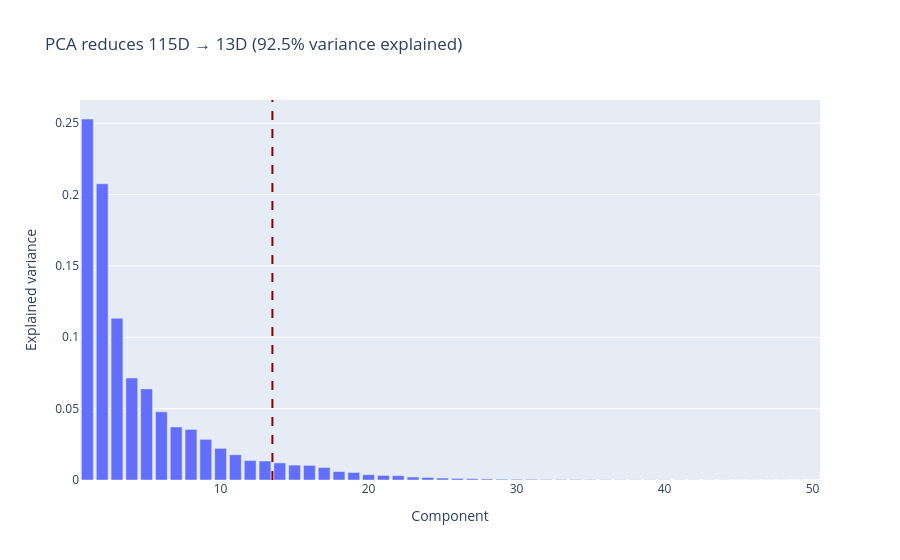

The notebook cell saved with this chart:
### Code cell
pca_plot_cut = kairo.plot_pca_variances(pca, cut_component=13)
pca_plot_cut.show()

### Figure 1 — Plotly figure (JSON) as saved in the notebook; plotly's stock layout.template omitted (floating-point values rounded to 4 significant figures)
{"data": [{"hovertemplate": "Component=%{x}<br>Explained variance=%{y}<extra></extra>", "legendgroup": "", "marker": {"color": "#636efa", "pattern": {"shape": ""}}, "name": "", "orientation": "v", "showlegend": false, "textposition": "auto", "type": "bar", "x": [1, 2, 3, 4, 5, 6, 7, 8, 9, 10, 11, 12, 13, 14, 15, 16, 17, 18, 19, 20, 21, 22, 23, 24, 25, 26, 27, 28, 29, 30, 31, 32, 33, 34, 35, 36, 37, 38, 39, 40, 41, 42, 43, 44, 45, 46, 47, 48, 49, 50], "xaxis": "x", "y": [0.2529, 0.2075, 0.1133, 0.0715, 0.06384, 0.04774, 0.03716, 0.03546, 0.02847, 0.02218, 0.0177, 0.01366, 0.0133, 0.01197, 0.01044, 0.01024, 0.008781, 0.005935, 0.005271, 0.00371, 0.003184, 0.003026, 0.002073, 0.001745, 0.001358, 0.001122, 0.0009133, 0.0007492, 0.0005503, 0.0005223, 0.0004903, 0.0003651, 0.0003384, 0.0003122, 0.0002514, 0.0002094, 0.0001737, 0.0001568, 0.0001474, 0.0001402, 0.0001156, 9.771e-05, 8.959e-05, 6.855e-05, 6.222e-05, 4.775e-05, 4.375e-05, 3.92e-05, 3.642e-05, 3.279e-05], "yaxis": "y"}], "layout": {"barmode": "relative", "legend": {"tracegroupgap": 0}, "shapes": [{"line": {"color": "darkred", "dash": "dash"}, "type": "line", "x0": 13.5, "x1": 13.5, "xref": "x", "y0": 0, "y1": 1, "yref": "y domain"}], "title": {"text": "PCA reduces 115D → 13D (92.5% variance explained)"}, "xaxis": {"anchor": "y", "domain": [0, 1], "title": {"text": "Component"}}, "yaxis": {"anchor": "x", "domain": [0, 1], "title": {"text": "Explained variance"}}}}
